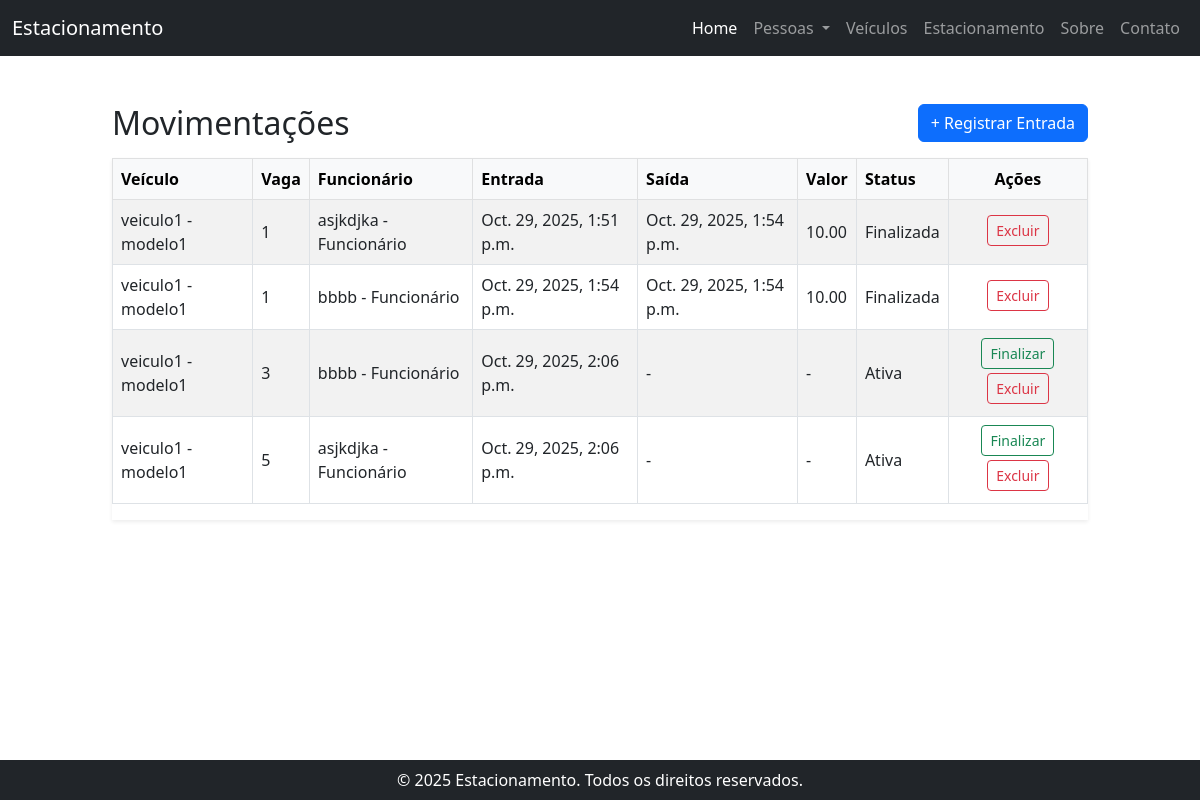
Page /movimentacoes/ on the committed database.
### src/estacionamento/models.py (models this page shows, shortened)
class Movimentacao(models.Model):
    STATUS_CHOICES = [
        ('ativa', 'Ativa'),
        ('finalizada', 'Finalizada'),
    ]
    veiculo = models.ForeignKey(Veiculo, on_delete=models.CASCADE)
    vaga = models.ForeignKey(Vaga, on_delete=models.CASCADE)
    funcionario = models.ForeignKey(Funcionario, on_delete=models.SET_NULL, null=True)
    entrada = models.DateTimeField(default=timezone.now)
    saida = models.DateTimeField(null=True, blank=True)
    valor = models.DecimalField(max_digits=8, decimal_places=2, null=True, blank=True)
    status = models.CharField(max_length=10, choices=STATUS_CHOICES, default='ativa')

class Vaga(models.Model):
    numero = models.PositiveIntegerField(unique=True)
    ocupada = models.BooleanField(default=False)

### src/veiculo/models.py (models this page shows)
class Veiculo(models.Model):
    TIPO_CHOICES = [
        ('Carro', 'Carro'),
        ('Moto', 'Moto'),
        ('Outro', 'Outro'),
    ]
    placa = models.CharField(max_length=10, unique=True)
    modelo = models.CharField(max_length=50)
    cor = models.CharField(max_length=30)
    tipo = models.CharField(max_length=10, choices=TIPO_CHOICES, default='Carro')
    proprietario = models.ForeignKey(Cliente, on_delete=models.CASCADE)
    def __str__(self):
        return f"{self.placa} - {self.modelo}"

### src/pessoa/models.py (models this page shows, shortened)
class PessoaFisica(Pessoa):
	cpf = models.CharField('Cpf', max_length=14, help_text='Cpf da pessoa', unique=True)

class Funcionario(PessoaFisica):
	foto = StdImageField('Foto', upload_to='media/funcionarios', null=True, blank=True)
	salario = models.DecimalField('Salário', max_digits=10, decimal_places=2)
	data_admissao = models.DateField('Data de admissão')
	data_demissao = models.DateField('Data de demissão', null=True, blank=True)
	ativo = models.BooleanField('Ativo', default=True)
	gerente = models.BooleanField('Gerente', default=False)
	class Meta:
		verbose_name = 'Funcionário'
		verbose_name_plural = 'Funcionários'
	def __str__(self):
		cargo = 'Gerente' if self.gerente else 'Funcionário'
		return f'{self.nome} - {cargo}'
	def save(self, *args, **kwargs):
		if self.data_demissao:
			self.ativo = False
		else:
			self.ativo = True
		super().save(*args, **kwargs)
	'''
	def save(self, *args, **kwargs):
		self.ativo = not bool(self.data_demissao)
		super().save(*args, **kwargs)
	'''
	'''
	def save(self, *args, **kwargs):
		self.ativo = self.demissao is None
		super().save(*args, **kwargs)
	'''

class Pessoa(models.Model):
	nome = models.CharField('Nome', max_length=100, help_text='Nome completo')
	telefone = models.CharField('Telefone', max_length=15, help_text='Número de telefone')
	email = models.EmailField('E-mail', max_length=100, help_text='Endereço de e-mail')
	data_cadastro = models.DateField(auto_now_add=True)
	class Meta:
		abstract = True

class PessoaFisica(Pessoa):
	cpf = models.CharField('Cpf', max_length=14, help_text='Cpf da pessoa', unique=True)

### src/estacionamento/views.py (the view)
# urls.py: path('movimentacoes/', views.MovimentacaoListView.as_view(), name='movimentacoes'),
class MovimentacaoListView(ListView):
    model = Movimentacao
    template_name = "movimentacoes.html"
    context_object_name = "movimentacoes"

### src/estacionamento/templates/movimentacoes.html
{% extends 'base.html' %}
{% block content %}
<div class="container py-4">
  <div class="d-flex justify-content-between align-items-center mb-3">
    <h2 class="mb-0">Movimentações</h2>
    <a href="{% url 'movimentacao_entrada' %}" class="btn btn-primary">+ Registrar Entrada</a>
  </div>
  <div class="table-responsive shadow-sm">
    <table class="table table-hover table-striped table-bordered align-middle">
      <thead class="table-light">
        <tr>
          <th>Veículo</th>
          <th>Vaga</th>
          <th>Funcionário</th>
          <th>Entrada</th>
          <th>Saída</th>
          <th>Valor</th>
          <th>Status</th>
          <th class="text-center">Ações</th>
        </tr>
      </thead>
      <tbody>
        {% for m in movimentacoes %}
        <tr>
          <td>{{ m.veiculo }}</td>
          <td>{{ m.vaga.numero }}</td>
          <td>{{ m.funcionario }}</td>
          <td>{{ m.entrada }}</td>
          <td>{{ m.saida|default:"-" }}</td>
          <td>{{ m.valor|default:"-" }}</td>
          <td>{{ m.get_status_display }}</td>
          <td class="text-center">
            {% if m.status == 'ativa' %}
            <a href="{% url 'movimentacao_saida' m.pk %}" class="btn btn-sm btn-outline-success mb-1">Finalizar</a>
            {% endif %}
            <a href="{% url 'movimentacao_deletar' m.pk %}" class="btn btn-sm btn-outline-danger mb-1">Excluir</a>
          </td>
        </tr>
        {% empty %}
        <tr>
          <td colspan="8" class="text-center text-muted">Nenhuma movimentação registrada.</td>
        </tr>
        {% endfor %}
      </tbody>
    </table>
  </div>
</div>
{% endblock %}

### rows in the picture
Movimentacao: veiculo "veiculo1 - modelo1", vaga.numero "1", funcionario "asjkdjka - Funcionário", entrada "Oct. 29, 2025, 1:51 p.m.", saida "Oct. 29, 2025, 1:54 p.m.", valor "10.00", status "Finalizada"
Movimentacao: veiculo "veiculo1 - modelo1", vaga.numero "1", funcionario "bbbb - Funcionário", entrada "Oct. 29, 2025, 1:54 p.m.", saida "Oct. 29, 2025, 1:54 p.m.", valor "10.00", status "Finalizada"
Movimentacao: veiculo "veiculo1 - modelo1", vaga.numero "3", funcionario "bbbb - Funcionário", entrada "Oct. 29, 2025, 2:06 p.m.", saida "-", valor "-", status "Ativa", shows "Finalizar"
Movimentacao: veiculo "veiculo1 - modelo1", vaga.numero "5", funcionario "asjkdjka - Funcionário", entrada "Oct. 29, 2025, 2:06 p.m.", saida "-", valor "-", status "Ativa", shows "Finalizar"
